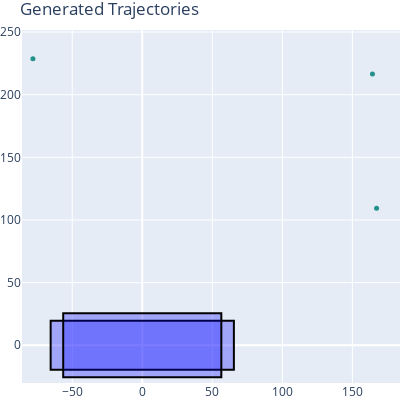

Write notebook code for a chart like this one.
### Code cell
gan.visualTrainingVerfication(samples=3)

### Figure 1 — Plotly figure (JSON) as saved in the notebook; plotly's stock layout.template omitted (floating-point values rounded to 4 significant figures)
{"data": [{"marker": {"color": [19.13], "colorscale": [[0, "#440154"], [0.1111, "#482878"], [0.2222, "#3e4989"], [0.3333, "#31688e"], [0.4444, "#26828e"], [0.5556, "#1f9e89"], [0.6667, "#35b779"], [0.7778, "#6ece58"], [0.8889, "#b5de2b"], [1, "#fde725"]], "size": 5}, "mode": "lines+markers", "showlegend": false, "type": "scatter", "x": [-78.06], "y": [228.6]}, {"marker": {"color": [24.74], "colorscale": [[0, "#440154"], [0.1111, "#482878"], [0.2222, "#3e4989"], [0.3333, "#31688e"], [0.4444, "#26828e"], [0.5556, "#1f9e89"], [0.6667, "#35b779"], [0.7778, "#6ece58"], [0.8889, "#b5de2b"], [1, "#fde725"]], "size": 5}, "mode": "lines+markers", "showlegend": false, "type": "scatter", "x": [164.3], "y": [216.6]}, {"marker": {"color": [27.59], "colorscale": [[0, "#440154"], [0.1111, "#482878"], [0.2222, "#3e4989"], [0.3333, "#31688e"], [0.4444, "#26828e"], [0.5556, "#1f9e89"], [0.6667, "#35b779"], [0.7778, "#6ece58"], [0.8889, "#b5de2b"], [1, "#fde725"]], "size": 5}, "mode": "lines+markers", "showlegend": false, "type": "scatter", "x": [167.3], "y": [109.4]}], "layout": {"height": 400, "margin": {"b": 0, "l": 0, "r": 0, "t": 30}, "shapes": [{"fillcolor": "rgba(0, 0, 255, 0.3)", "line": {"color": "black", "width": 2}, "type": "rect", "x0": -65.41, "x1": 65.41, "y0": -19.48, "y1": 19.48}, {"fillcolor": "rgba(0, 0, 255, 0.3)", "line": {"color": "black", "width": 2}, "type": "rect", "x0": -56.44, "x1": 56.44, "y0": -25.46, "y1": 25.46}], "title": {"text": "Generated Trajectories"}, "width": 400, "xaxis": {"range": [-85.86, 184.0]}, "yaxis": {"range": [-30.12, 251.6]}}}
